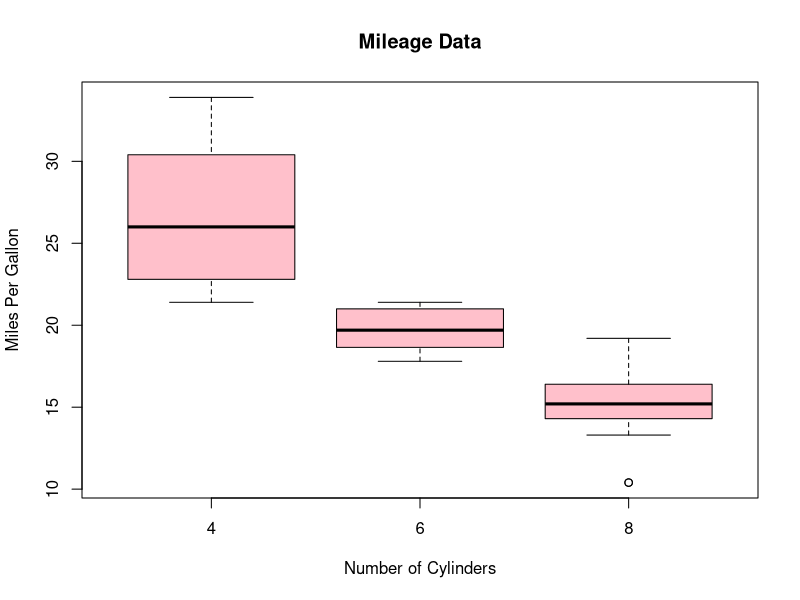

This chart was generated by the following R code:
input <- mtcars[,c('mpg','cyl')]
print(head(input))

boxplot(mpg ~ cyl, data = mtcars, xlab = "Number of Cylinders",
        ylab = "Miles Per Gallon", main = "Mileage Data", col="pink")
